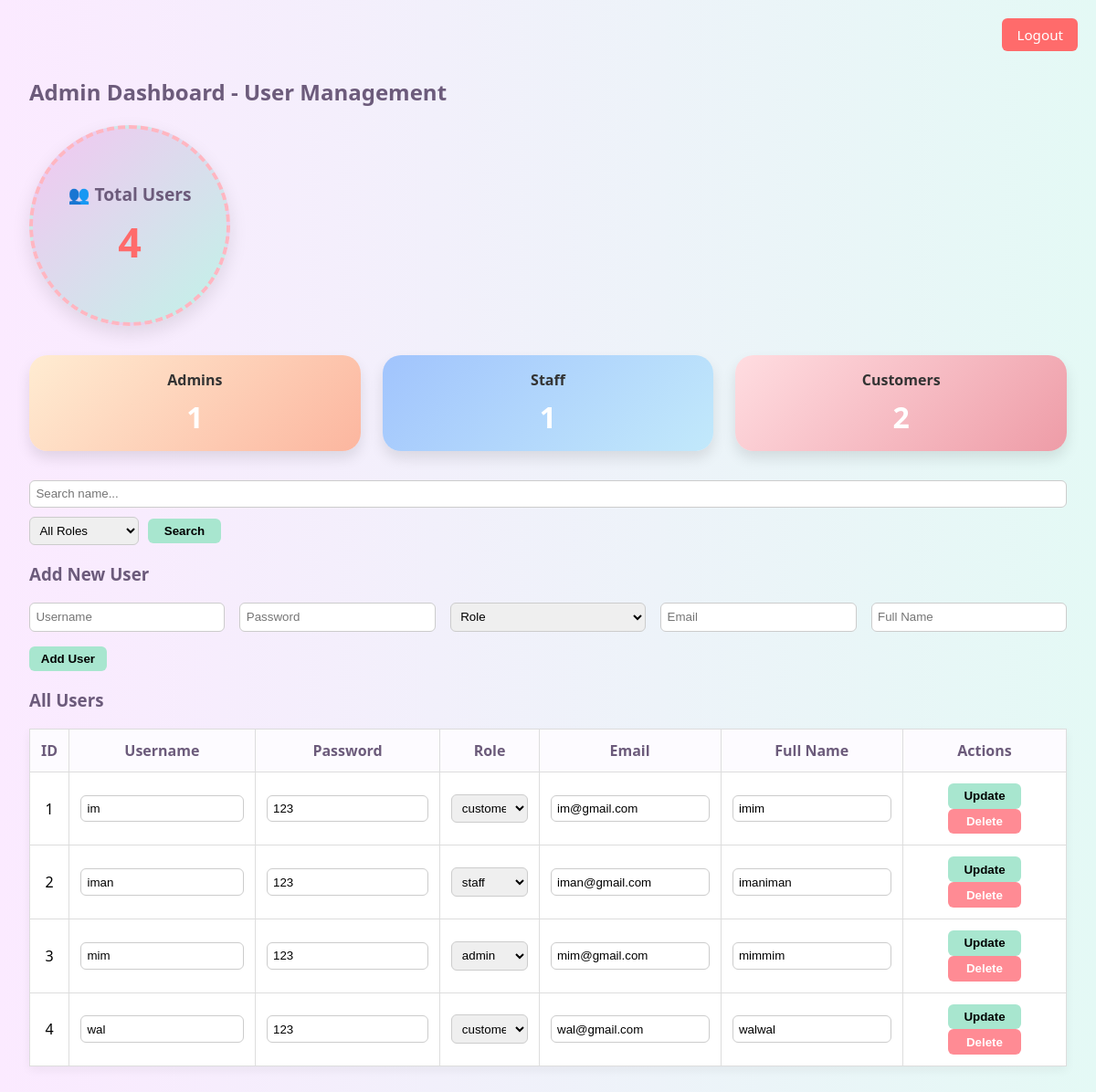
/admin_dashboard.php (signed in), run on the app's committed database.
### tables this page shows
CREATE TABLE `users` (
  `id` int(11) NOT NULL,
  `username` varchar(50) NOT NULL,
  `password` varchar(255) NOT NULL,
  `role` enum('customer','staff','admin') NOT NULL,
  `email` varchar(100) DEFAULT NULL,
  `full_name` varchar(100) NOT NULL
);

### admin_dashboard.php (the view, shortened to what this page needs)
<?php
include("config.php");
$search = isset($_GET['search']) ? trim($_GET['search']) : '';
$where = [];
$where_clause = count($where) > 0 ? "WHERE " . implode(" AND ", $where) : "";
$res = $conn->query("SELECT * FROM users $where_clause ORDER BY id ASC");
$total_users = $conn->query("SELECT COUNT(*) AS total FROM users")->fetch_assoc()['total'];
$admins = $conn->query("SELECT COUNT(*) AS total FROM users WHERE role = 'admin'")->fetch_assoc()['total'];
$staff = $conn->query("SELECT COUNT(*) AS total FROM users WHERE role = 'staff'")->fetch_assoc()['total'];
$customers = $conn->query("SELECT COUNT(*) AS total FROM users WHERE role = 'customer'")->fetch_assoc()['total'];
?>
<!DOCTYPE html>
<html>
<head>
</head>
<body>
<a href="logout.php" class="logout-btn">Logout</a>
<h2>Admin Dashboard - User Management</h2>
<div class="summary">
    👥 Total Users
    <span class="count"><?= $total_users ?></span>
</div>
<div class="summary-row">
    <div class="summary-card" style="background: linear-gradient(135deg, #ffecd2, #fcb69f);">
        Admins
        <div class="count"><?= $admins ?></div>
    </div>
    <div class="summary-card" style="background: linear-gradient(135deg, #a1c4fd, #c2e9fb);">
        Staff
        <div class="count"><?= $staff ?></div>
    </div>
    <div class="summary-card" style="background: linear-gradient(135deg, #ffdde1, #ee9ca7);">
        Customers
        <div class="count"><?= $customers ?></div>
    </div>
</div>
<form method="GET" class="filter-form">
    <input type="text" name="search" placeholder="Search name..." value="<?= htmlspecialchars($search) ?>">
    <select name="filter_role">
        <option value="">All Roles</option>
    </select>
    <button type="submit">Search</button>
</form>
<h3>Add New User</h3>
<form method="POST">
    <div class="form-group">
        <input type="text" name="username" placeholder="Username" required>
        <input type="text" name="password" placeholder="Password" required>
        <select name="role" required>
            <option value="">Role</option>
        </select>
        <input type="text" name="email" placeholder="Email">
        <input type="text" name="full_name" placeholder="Full Name" required>
    </div>
    <button class="action-btn" type="submit" name="add">Add User</button>
</form>
<h3>All Users</h3>
<table>
    <tr>
        <th>ID</th>
        <th>Username</th>
        <th>Password</th>
        <th>Role</th>
        <th>Email</th>
        <th>Full Name</th>
        <th>Actions</th>
    </tr>
    <?php while ($row = $res->fetch_assoc()): ?>
    <tr>
        <form method="POST" class="inline-form" onsubmit="return confirmDelete(event)">
            <td><?= $row['id'] ?><input type="hidden" name="id" value="<?= $row['id'] ?>"></td>
            <td><input type="text" name="username" value="<?= $row['username'] ?>" required></td>
            <td><input type="text" name="password" value="<?= $row['password'] ?>" required></td>
            <td>
                <select name="role" required>
                    <option value="admin" <?= $row['role'] == 'admin' ? 'selected' : '' ?>>admin</option>
                    <option value="staff" <?= $row['role'] == 'staff' ? 'selected' : '' ?>>staff</option>
                    <option value="customer" <?= $row['role'] == 'customer' ? 'selected' : '' ?>>customer</option>
                </select>
            </td>
            <td><input type="text" name="email" value="<?= $row['email'] ?>"></td>
            <td><input type="text" name="full_name" value="<?= $row['full_name'] ?>" required></td>
            <td>
                <button class="action-btn" type="submit" name="update">Update</button>
                <button class="action-btn delete-btn" type="submit" name="delete_btn">Delete</button>
            </td>
        </form>
    </tr>
    <?php endwhile; ?>
</table>
</body>
</html>

### admin_dashboard.php (style rules this page uses)
body { font-family: 'Segoe UI', sans-serif; background: linear-gradient(to right, #fbeaff, #e4f9f5); padding: 4rem 2rem 2rem; margin: 0; }
.logout-btn { position: fixed; top: 20px; right: 20px; background-color: #ff6b6b; color: white; padding: 0.5rem 1rem; border: none; border-radius: 6px; cursor: pointer; font-size: 0.95rem; text-decoration: none; transition: background-color 0.3s; }
h2, h3 { color: #6c5b7b; }
.summary { width: 180px; height: 180px; background: linear-gradient(135deg, #f3c6f1, #c1f3e8); padding: 1rem; border-radius: 50%; box-shadow: 0 8px 20px rgba(0, 0, 0, 0.1); font-weight: bold; display: flex; flex-direction: column; align-items: center; justify-content: center; font-size: 1.2rem; color: #6c5b7b; margin-bottom: 2rem; transition: transform 0.3s ease; border: 4px dashed #ffb6c1; }
.summary span.count { font-size: 2.8rem; font-weight: bold; color: #ff6b6b; margin-top: 0.5rem; }
.summary-row { display: flex; gap: 1.5rem; flex-wrap: wrap; margin-bottom: 2rem; }
.summary-card { flex: 1; min-width: 150px; background: linear-gradient(135deg, #fceabb, #f8b500); color: #333; border-radius: 20px; padding: 1rem; text-align: center; box-shadow: 0 8px 15px rgba(0, 0, 0, 0.1); transition: transform 0.3s; font-weight: bold; }
.summary-card .count { font-size: 2rem; margin-top: 0.5rem; color: #fff; }
.filter-form { margin: 1rem 0; display: flex; flex-wrap: wrap; align-items: center; gap: 10px; }
.filter-form input { width: 150px; }
.filter-form select { width: 120px; }
.filter-form button { background-color: #a8e6cf; font-weight: bold; border: none; padding: 0.4rem 1rem; border-radius: 6px; cursor: pointer; min-width: 80px; }
table { width: 100%; border-collapse: collapse; background-color: #fff; box-shadow: 0 4px 10px rgba(0,0,0,0.05); }
th, td { padding: 0.75rem; border: 1px solid #ddd; text-align: center; }
th { background-color: #fdfbff; color: #6c5b7b; }
input[type="text"], select { padding: 0.4rem; width: 100%; box-sizing: border-box; border-radius: 6px; border: 1px solid #ccc; }
.action-btn { padding: 0.4rem 0.8rem; background-color: #a8e6cf; border: none; border-radius: 6px; cursor: pointer; font-weight: bold; min-width: 80px; text-decoration: none; }
.delete-btn { background-color: #ff8b94; color: white; }
.form-group { display: flex; flex-wrap: wrap; gap: 1rem; margin-bottom: 1rem; }
.form-group > * { flex: 1; min-width: 150px; }
form.inline-form { display: flex; gap: 0.5rem; justify-content: center; align-items: center; }

### data on the page
users: id "1", username "im", password "123", role "customer", email "im@gmail.com", full_name "imim"
users: id "2", username "iman", password "123", role "staff", email "iman@gmail.com", full_name "imaniman"
users: id "3", username "mim", password "123", role "admin", email "mim@gmail.com", full_name "mimmim"
users: id "4", username "wal", password "123", role "customer", email "wal@gmail.com", full_name "walwal"

### other printed values
$total_users "4"
$admins "1"
$staff "1"
$customers "2"
